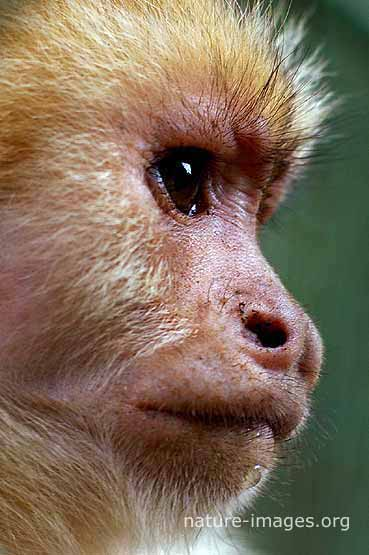
%> input picture AshuCNN/Internet_Images/f (1).jpg, 369 x 555 px; its folder holds 4 pictures in this run
$ octave Predict_gender_CNN.m   (GNU Octave 9; MATLAB toolbox functions it lacks are replaced by stand-ins)
%> lines starting %> are read from the running program, lines starting %| are printed output that depends on the picture
clear all
display 'start....'
%%%%%%%%%%%%%%%%%%%%%%%%%%%%%%%%%%%%%%%%%%%%%%%%%%%%%%%%%%%%%%%%%%%%%%%%%%
%%%%%%%% This examples is created for fun purpose only. Limited accuracy.
%%%%%%%% Trained on 500 images searched on internet with the keywords - actors,
%%%%%%%% actors bollywood, actress, actress indian, monkey face.
%%%%%%%% I found accuracy around 80% on collected dataset.
tic
%% correct the following path
Datapath1 = 'D:/AshuCNN/Internet_Images/'; %path of images
Datapath ='D:/AshuCNN/';  % path of program files and data on your pc
display 'start....'
display 'reading dataset...'


% image's size
h = 60;
w = 60;

% storage for test images: at least two images required.
test_x = zeros([h w  3]);  % 3 test images
%test_y = zeros([3 120]);


k=1; % k -> index for images
% load multiple images .
% labels
% [1 0 0] - for female
% [0 1 0] - for male
% [0 0 1] - more similar to monkey rather than male or female human - just
% for fun.

% change the file names according to your images.
% we assume filenames are stored as f (1).jpg, f (2).jpg etc.
for i=1:1:3
    %I=imread(fullfile(Datapath, wiki.full_path{i}));
    st = sprintf('f (%d).jpg',i);
    I=imread(fullfile(Datapath1, st));
%> I is the input picture: size 555x369x3 uint8; mean R, G, B 128.5, 110.3, 91.3
     if(size(I,3) > 1)
        I = rgb2gray(I);
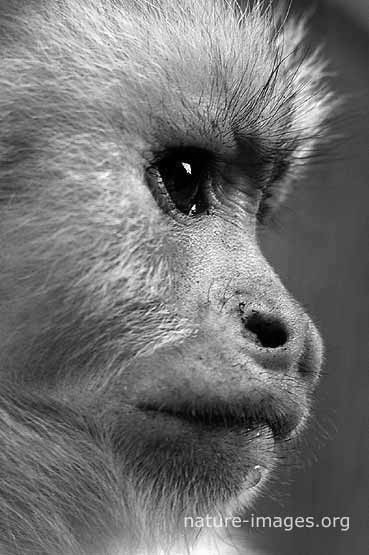
%> I: size 555x369 uint8; min 0, max 255, mean 113.6
% [4 lines of commented-out code are left out]
    end
    I = imresize(I, [h w ] );
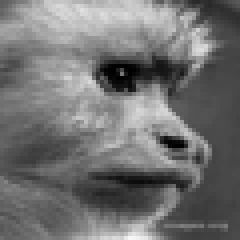
%> I: size 60x60 uint8 (shown 4 times larger); min 0, max 247, mean 113.6
    I = rescale(double(I))/2;
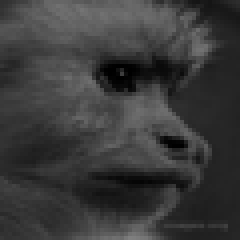
%> I: size 60x60 double (shown 4 times larger); min 0, max 0.5, mean 0.23
    %I = I - mean(I(:));
    test_x(:,:,k)=I;
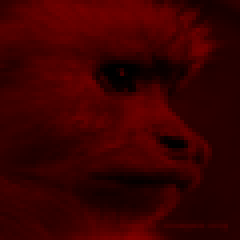
%> test_x: size 60x60x3 double (shown 4 times larger); mean R, G, B 0.23, 0, 0

    k = k+1;


end
%> pass 2 of the loop `for i=1:1:3`:
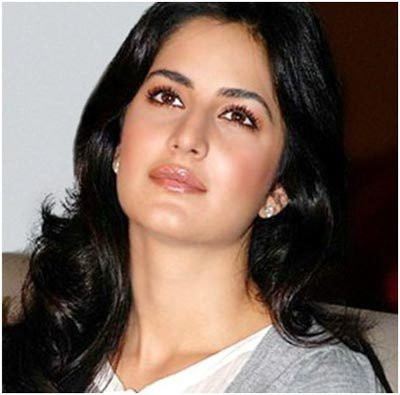
%> input picture AshuCNN/Internet_Images/f (2).jpg, 400 x 395 px
%> I is the input picture: size 395x400x3 uint8; mean R, G, B 121, 102.5, 92.8
%> `I = rgb2gray(I);`:
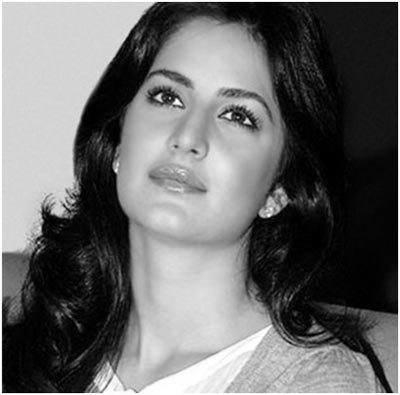
%> I: size 395x400 uint8; min 0, max 255, mean 107
%> `test_x(:,:,k)=I;`:
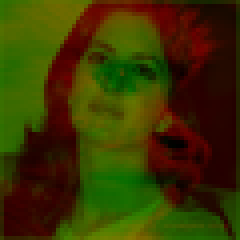
%> test_x: size 60x60x3 double (shown 4 times larger); mean R, G, B 0.23, 0.208, 0
%> (the run ends here)
